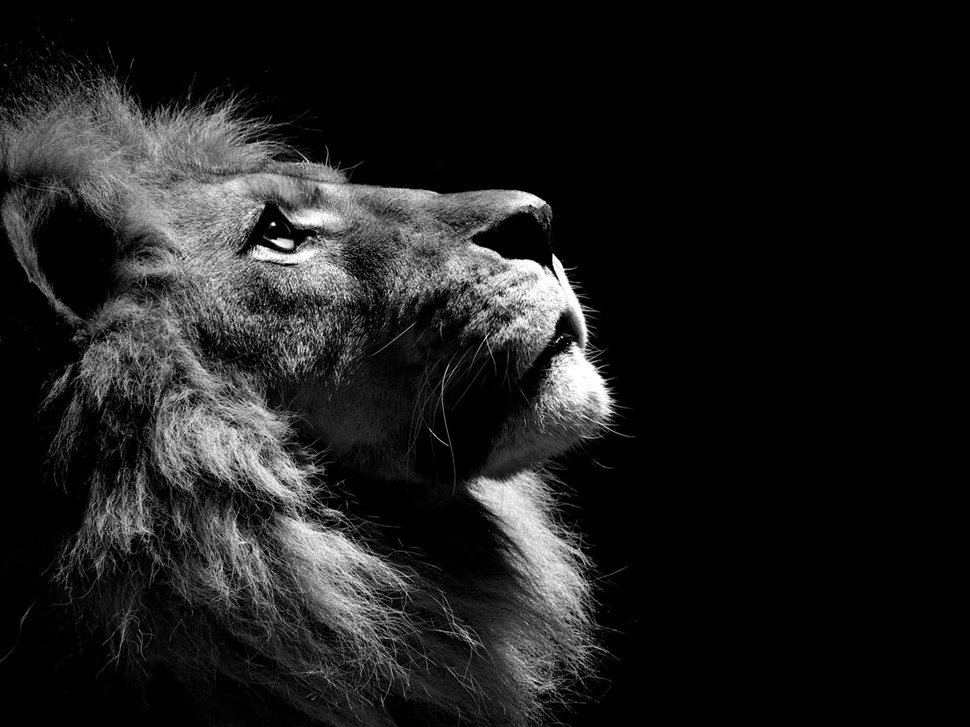
#> input picture aslan.jpg, 970 x 727 px, shrunk from 1600 x 1200 before the run
$ python Histogram_Hesaplama.py
#> lines starting #> are read from the running program, lines starting #| are printed output that depends on the picture
#Hilem Nur Erdem 02215076005
# Gerekli kütüphaneler içe aktarılır.
import cv2
import numpy as np
from matplotlib import pyplot as plt

fotograf = cv2.imread('aslan.jpg', 0)
#> fotograf is the input picture: shape (727, 970); min 0, max 255, mean 29.8

# Bir dizi olan 'hist' oluşturulur ve 256 elemanlı olarak başlatılır.
hist = np.zeros(256)
[w, h] = np.shape(fotograf)
#> w = 727; h = 970

for v in range(0, h):
    for u in range(0, w):
        i = fotograf[u, v]
        hist[i] = hist[i] + 1
#> after the loop, hist = 256 values, max 390073 at index 0, min 120 at index 240, mean 2754.6

for i in range(0, 256):
    print(i, "=", hist[i])
#> this loop made 256 passes
#| 0 = 390073.0
#| 1 = 26425.0
#| 2 = 12909.0
#| 3 = 9054.0
#| 4 = 6823.0
#| 5 = 5422.0
#| 6 = 4416.0
#| 7 = 3879.0
#> (further printed lines are left out)

# Ekranda bir tuşa basılana kadar pencerenin açık kalmasını sağlar.
cv2.waitKey(0)

histHesapla = cv2.calcHist([fotograf], [0], None, [256], [0, 256])
#> histHesapla has the same summary as hist

plt.plot(hist, color='#000000')

# Grafiği ekranda gösterir.
plt.show()
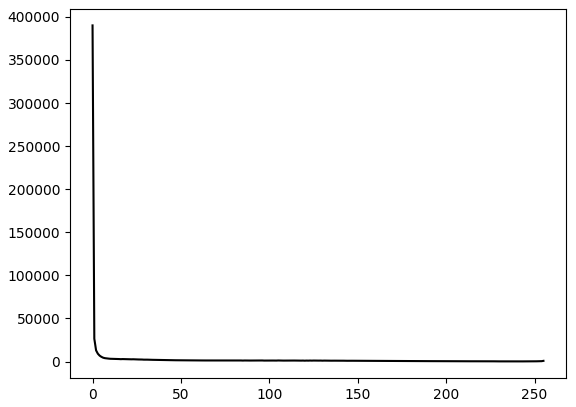
#> figure drawn by matplotlib, 1 panel; curve peaks at x = 0, y = 390073
